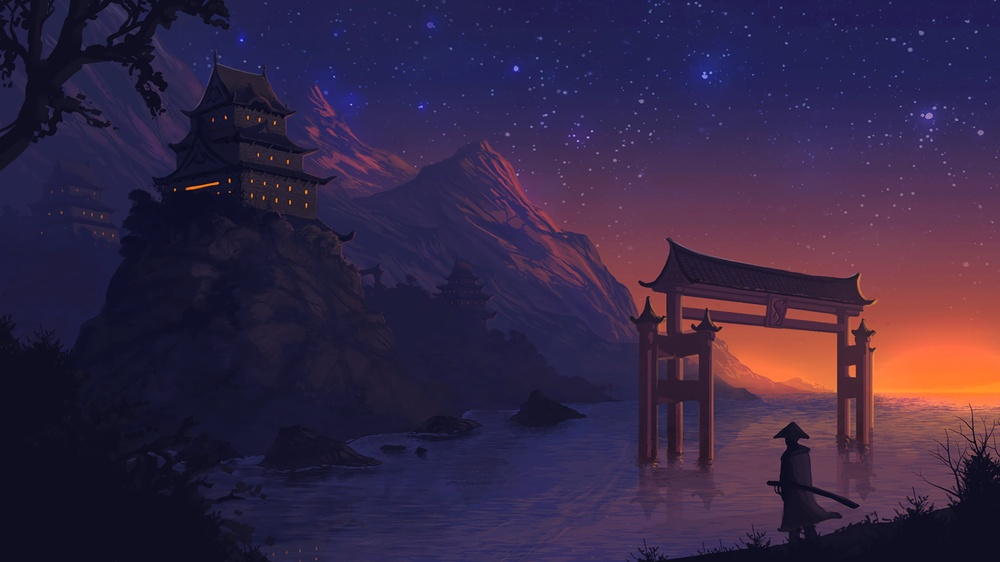
#> input picture SVD/mountain.jpg, 1000 x 562 px, shrunk from 1920 x 1080 before the run, found by its file name
$ jupyter execute Svd.ipynb
#> lines starting #> are read from the running program, lines starting #| are printed output that depends on the picture
[cell 1]
import numpy as np
import matplotlib.pyplot as plt
from PIL import Image

[cell 2]
def convert_to_gray(image_path):
#> called with image_path = 'C:\\Users\\sangw\\SVD\\mountain.jpg'
    image = Image.open(image_path)
#> image is the input picture: PIL image 1000x562 RGB; mean R, G, B 54.4, 38.7, 68.9
    gray_image = image.convert('L')
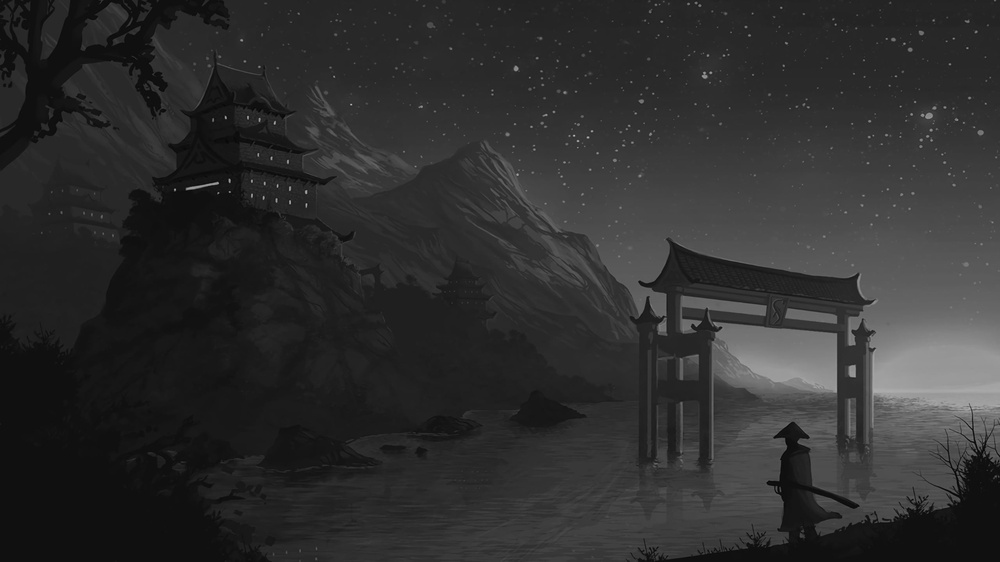
#> gray_image: PIL image 1000x562 L; min 4, max 184, mean 46.8
    gray_image.save('gray_image.jpg')

[cell 3]
def cal_eigens(S):
    S_eigenvalues, S_eigenvectors = np.linalg.eig(S)
    indices_sorted = np.argsort(S_eigenvalues)[::-1]
    S_eigenvalues = S_eigenvalues[indices_sorted]
    S_eigenvectors = S_eigenvectors[indices_sorted]
    return S_eigenvalues, S_eigenvectors

[cell 4]
def svd_approximation(image, error):
    #Convert image to matrix
    A = np.array(image, dtype=np.float64)
    S = A @ A.T

    #calculate eigenvalue
    eigenvalues, eigenvectors = cal_eigens(S)

    singular_values = np.sqrt(eigenvalues)

    #find suitable k-single with error<=10%
    total_energy = np.sum(singular_values)
    energy = 0.0
    k = 0
    for i in range(len(singular_values)):
        energy += singular_values[i]
        if energy / total_energy > (1 - error):
            k = i + 1
            break

    U = eigenvectors
    #Cal new_image
    rows, cols = A.shape
    new_image = np.zeros((rows, cols))
    for i in range(k):
        U_new = U[:,i].reshape(rows,1)
        new_image += U_new @ U_new.T @ A # sigma_i * U_i * v_i^T but v_i^T = (U_i^T * A)/sigma_i => U_i* U_i^T * A
    print(f"k = {k}")
    return new_image  , energy/total_energy

[cell 5]
convert_to_gray(r'C:\Users\sangw\SVD\mountain.jpg')
image = plt.imread('gray_image.jpg')  # Load the image
#> image: shape (562, 1000); min 0, max 184, mean 46.7
error = 0.2
approximation, energy = svd_approximation(image, error)
#> in svd_approximation, `S = A @ A.T`:
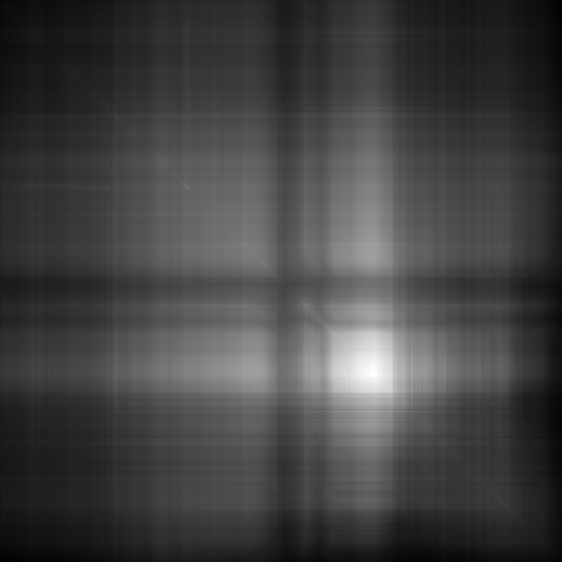
#> S: shape (562, 562) float64; min 1038027, max 6471105, mean 2462964.6; drawn with min black and max white
#> in cal_eigens, `S_eigenvalues, S_eigenvectors = np.linalg.eig(S)`:
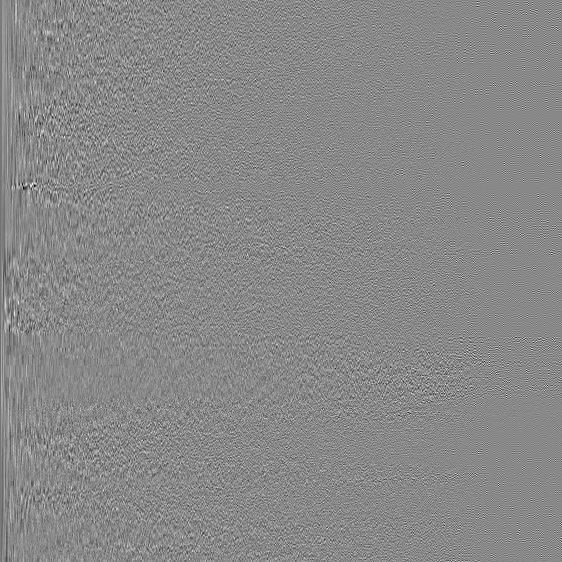
#> S_eigenvectors: shape (562, 562) float64; min -0.314, max 0.271, mean -7.55e-05; drawn with min black and max white
#> in cal_eigens, `S_eigenvalues, S_eigenvectors = np.linalg.eig(S)`: S_eigenvalues = 562 values, max 1.45e+09 at index 0, min 9.46 at index 489, mean 2891301.3
#> in cal_eigens, `indices_sorted = np.argsort(S_eigenvalues)[::-1]`: indices_sorted = 562 values, max 561 at index 527, min 0 at index 0, mean 280.5
#> in cal_eigens, `S_eigenvalues = S_eigenvalues[indices_sorted]`: S_eigenvalues = 562 values, max 1.45e+09 at index 0, min 9.46 at index 561, mean 2891301.3
#> in cal_eigens, `S_eigenvectors = S_eigenvectors[indices_sorted]`:
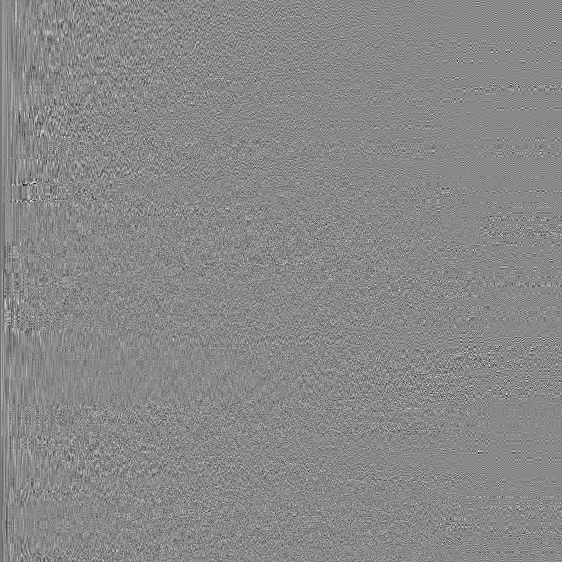
#> S_eigenvectors: shape (562, 562) float64; min -0.314, max 0.271, mean -7.55e-05; drawn with min black and max white
#> in svd_approximation, `eigenvalues, eigenvectors = cal_eigens(S)`: eigenvalues has the same summary as S_eigenvalues in cal_eigens
#> in svd_approximation, `singular_values = np.sqrt(eigenvalues)`: singular_values = 562 values, max 38049.8 at index 0, min 3.08 at index 561, mean 255.6
#> in svd_approximation, `total_energy = np.sum(singular_values)`: total_energy = 143648.7
#> the loop in svd_approximation, `for i in range(len(singular_values)):` made 126 passes
#> (energy, k) on pass 126: (114975.8, 126)
#> energy on passes 1 to 6: 38049.8, 48108.9, 51998.7, 55279.2, 57857.9, 59954.2
#> after the loop in svd_approximation, `for i in range(len(singular_values)):`: energy = 114975.8
#> the loop in svd_approximation, `for i in range(k):` made 126 passes
#> pass 1, in svd_approximation, `new_image += U_new @ U_new.T @ A`:
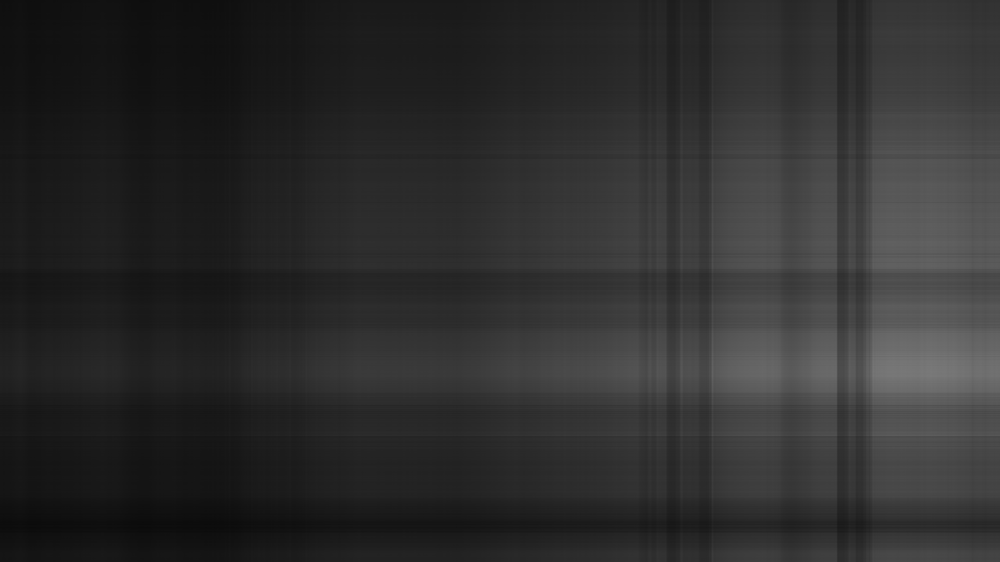
#> new_image: shape (562, 1000) float64; min 11.69, max 121.3, mean 46
#> pass 2, in svd_approximation, `new_image += U_new @ U_new.T @ A`:
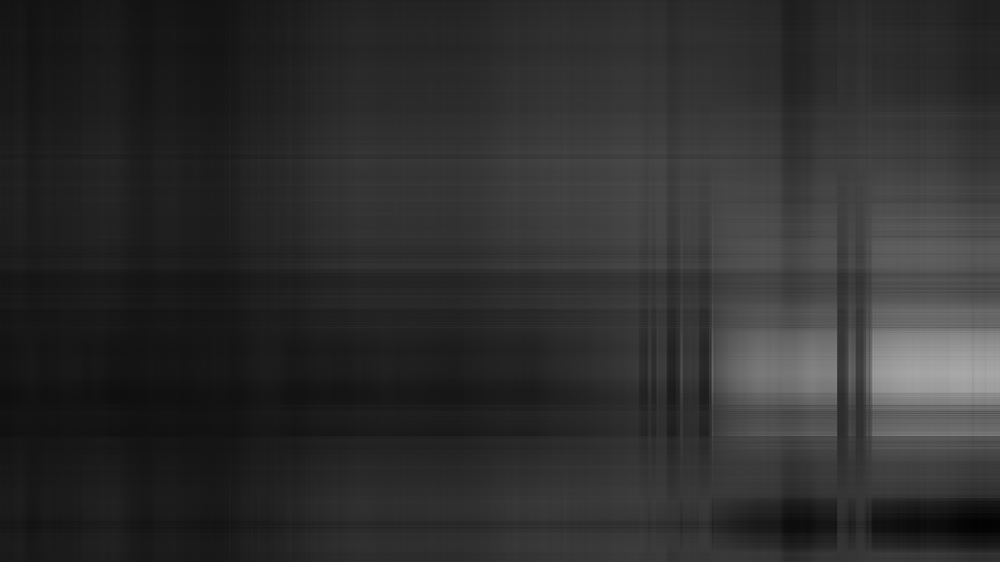
#> new_image: shape (562, 1000) float64; min 2.69, max 168.8, mean 46.7
#> pass 3, in svd_approximation, `new_image += U_new @ U_new.T @ A`:
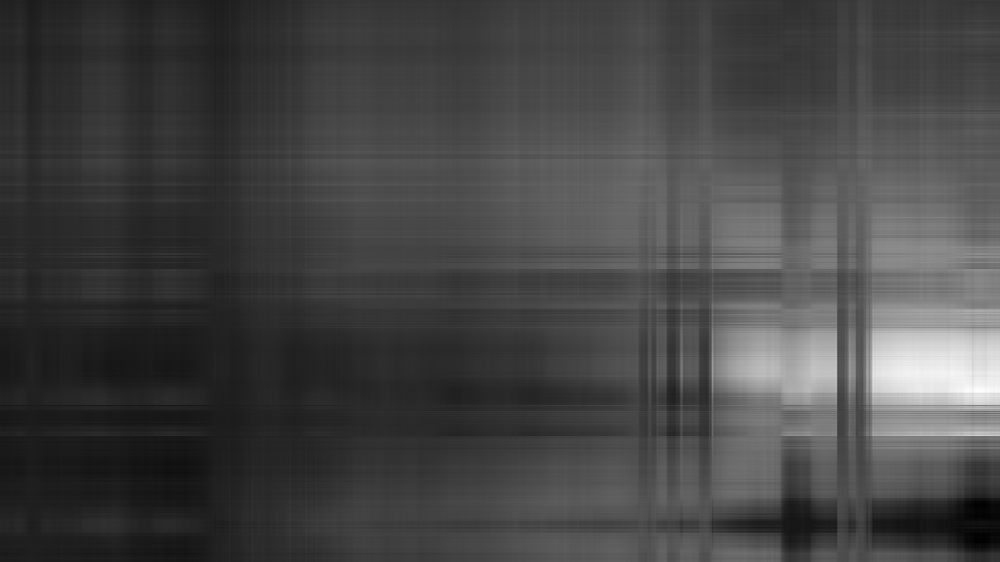
#> new_image: shape (562, 1000) float64; min -0.341, max 173.4, mean 46.7; drawn with min black and max white
#> after the loop in svd_approximation, `for i in range(k):`:
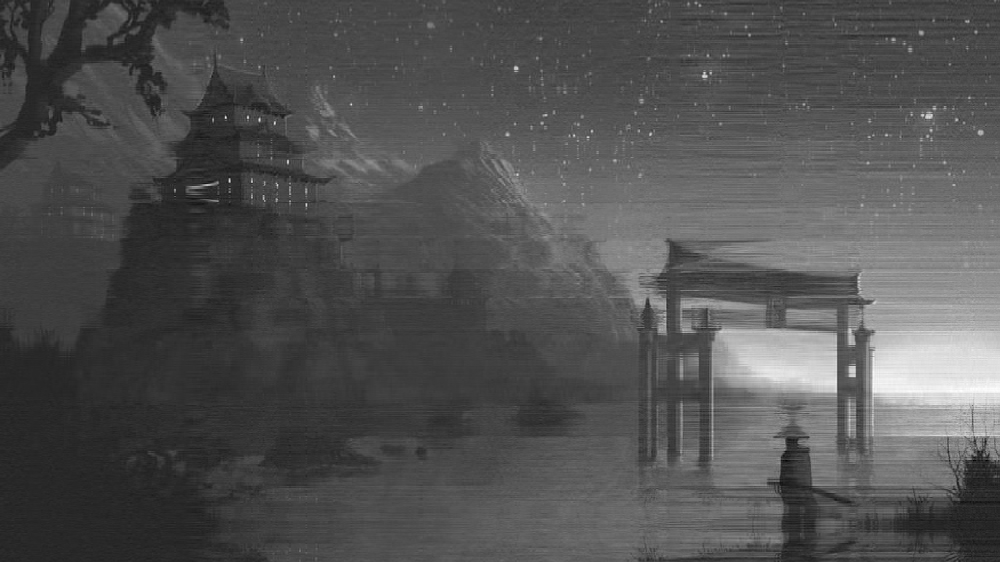
#> new_image: shape (562, 1000) float64; min -13.58, max 173.5, mean 46.7; drawn with min black and max white
#| k = 126
#> energy = 0.8
print(f" error = {1 - energy:.2%}")
#|  error = 19.96%
#save image
compressed_image_uint8 = np.uint8(approximation)
compressed_image_obj = Image.fromarray(compressed_image_uint8)
compressed_image_obj.save('compressed_image_1.jpg')

#image before
plt.subplot(1, 2, 1)
plt.imshow(image,cmap='gray')
plt.title('Original')
plt.axis('off')

#image after
plt.subplot(1, 2, 2)
plt.imshow(approximation, cmap='gray')
plt.title(f'Compressed Image(Error <= {error*100}%)')
plt.axis('off')
plt.show()

$ run again, with SVD/compressed_image.jpg copied over SVD/mountain.jpg
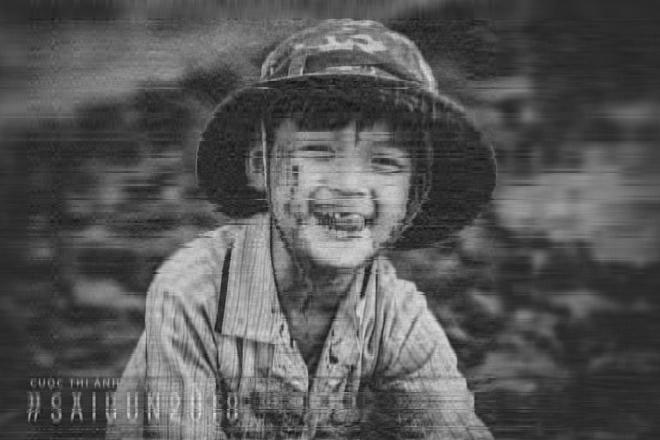
#> input picture SVD/compressed_image.jpg, 660 x 440 px, found by its file name
#> in convert_to_gray, image is the input picture: PIL image 660x440 L; min 15, max 228, mean 85.6
#> image: shape (440, 660)
#> in cal_eigens, `S_eigenvalues, S_eigenvectors = np.linalg.eig(S)`: S_eigenvalues = 440 values, max 2.31e+09 at index 0, min 4.53 at index 342, mean 5976123.6
#> indices_sorted = 440 values, max 439 at index 390, min 0 at index 0, mean 219.5
#> in cal_eigens, `S_eigenvalues = S_eigenvalues[indices_sorted]`: S_eigenvalues = 440 values, max 2.31e+09 at index 0, min 4.53 at index 439, mean 5976123.6
#> in cal_eigens, `S_eigenvectors = S_eigenvectors[indices_sorted]`:
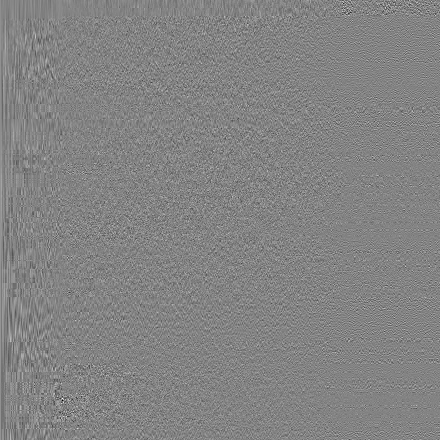
#> S_eigenvectors: shape (440, 440) float64; min -0.441, max 0.414, mean 0.000122; drawn with min black and max white
#> eigenvalues has the same summary as S_eigenvalues in cal_eigens
#> singular_values = 440 values, max 48042.1 at index 0, min 2.13 at index 439, mean 350.5
#> total_energy = 154217.3
#> the loop in svd_approximation, `for i in range(len(singular_values)):` made 31 passes
#> (energy, k) on pass 31: (123606.3, 31)
#> after the loop in svd_approximation, `for i in range(len(singular_values)):`: energy = 123606.3
#> after the loop in svd_approximation, `for i in range(k):`:
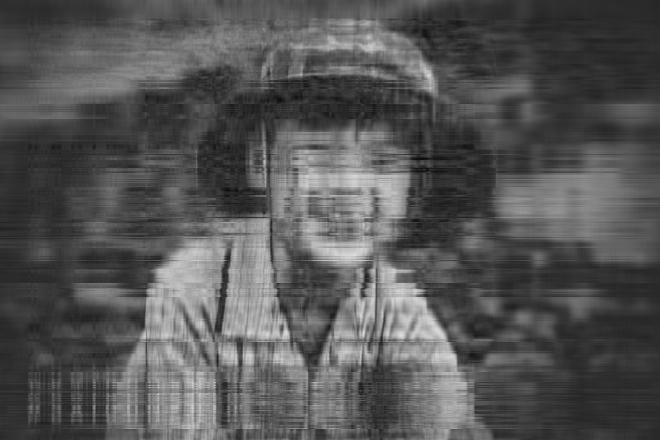
#> new_image: shape (440, 660) float64; min 12.19, max 220.7, mean 85.6
#| k = 31
#> `approximation, energy = svd_approximation(image, error)`: energy = 0.802
#|  error = 19.85%
